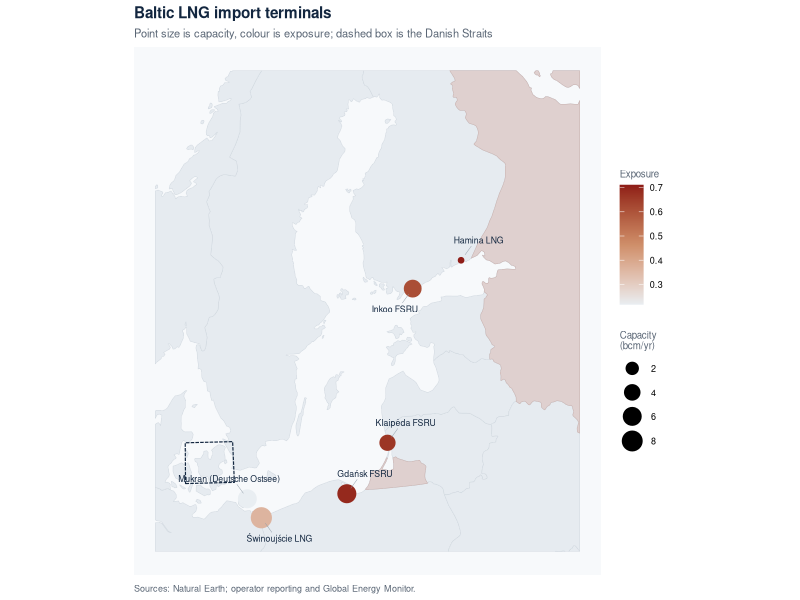

R code for this plot:
## ---- chunk 1
library(sf)
library(dplyr)
library(readr)
library(ggplot2)
library(rnaturalearth)
library(ggrepel)
library(knitr)

laea <- 3035
ink   <- "#12263f"
muted <- "#5a6675"
land  <- "#e6ebf0"
sea   <- "#f7f9fb"
exp_cols <- c("#e9eef2", "#cf8f6a", "#8f1d17")

theme_brief <- function() {
  theme_minimal(base_size = 9) +
    theme(plot.title    = element_text(face = "bold", colour = ink, size = 11),
          plot.subtitle = element_text(colour = muted, size = 8),
          plot.caption  = element_text(colour = muted, size = 6.5, hjust = 0),
          legend.title  = element_text(size = 7, colour = muted),
          legend.text   = element_text(size = 6.5))
}

world  <- ne_countries(scale = "medium", returnclass = "sf")
aoi    <- st_as_sfc(st_bbox(c(xmin = 9, ymin = 53, xmax = 30, ymax = 66),
                            crs = 4326)) |> st_transform(laea)
russia <- world |> filter(admin == "Russia") |> st_transform(laea) |> st_make_valid()
chokepoint <- st_as_sfc(st_bbox(c(xmin = 10.5, ymin = 55.0, xmax = 13.0, ymax = 56.2),
                                crs = 4326)) |> st_transform(laea)

terminals <- read_csv("data/processed/lng_terminals.csv", show_col_types = FALSE) |>
  st_as_sf(coords = c("lon", "lat"), crs = 4326) |>
  st_transform(laea) |>
  mutate(dist_russia_km = as.numeric(st_distance(geometry, st_union(russia))) / 1000,
         dist_chokepoint_km = as.numeric(st_distance(geometry, st_union(chokepoint))) / 1000)

norm <- function(x) (max(x, na.rm = TRUE) - x) /
                    (max(x, na.rm = TRUE) - min(x, na.rm = TRUE))
terminals <- terminals |>
  mutate(s_proximity  = norm(dist_russia_km),
         s_chokepoint = 1 - norm(dist_chokepoint_km),
         s_capacity   = capacity_bcm / max(capacity_bcm, na.rm = TRUE),
         exposure     = 0.4 * s_proximity + 0.3 * s_capacity + 0.3 * s_chokepoint) |>
  arrange(desc(exposure))

land_aoi <- world |> st_transform(laea) |> st_crop(aoi)

ru      <- read_csv("data/processed/russian_imports.csv", show_col_types = FALSE)
demand  <- read_csv("data/processed/gas_demand.csv", show_col_types = FALSE)
ru_21   <- sum(ru$russian_gas_bcm[ru$year == 2021])
ru_23   <- sum(ru$russian_gas_bcm[ru$year == 2023])
lng_cap <- sum(terminals$capacity_bcm[terminals$status == "operating"])
reg_cov <- round(100 * lng_cap / sum(demand$gas_demand_bcm))
## ---- chunk 2
ggplot() +
  geom_sf(data = land_aoi, fill = land, colour = "#d3dae1", linewidth = 0.18) +
  geom_sf(data = st_crop(russia, aoi), fill = "#dfd0cf", colour = "#c9b4b2",
          linewidth = 0.18) +
  geom_sf(data = st_sf(geometry = chokepoint), fill = NA, colour = ink,
          linewidth = 0.4, linetype = "31") +
  geom_sf(data = terminals, aes(size = capacity_bcm, colour = exposure)) +
  geom_text_repel(data = terminals, aes(label = name, geometry = geometry),
                  stat = "sf_coordinates", size = 2.2, colour = ink, seed = 4,
                  min.segment.length = 0, segment.colour = "#8e9aa6",
                  segment.size = 0.15, box.padding = 0.75, point.padding = 0.5,
                  force = 4, max.overlaps = Inf) +
  scale_size_continuous(range = c(1.6, 6.5), name = "Capacity\n(bcm/yr)") +
  scale_colour_gradientn(colours = exp_cols, name = "Exposure") +
  labs(title = "Baltic LNG import terminals",
       subtitle = "Point size is capacity, colour is exposure; dashed box is the Danish Straits",
       caption = "Sources: Natural Earth; operator reporting and Global Energy Monitor.") +
  theme_brief() +
  theme(axis.text = element_blank(), axis.title = element_blank(),
        panel.grid = element_blank(),
        panel.background = element_rect(fill = sea, colour = NA))
## ---- chunk 3
terminals |>
  st_drop_geometry() |>
  transmute(Terminal = name, Country = country, Status = status,
            `Capacity (bcm)` = capacity_bcm,
            `km to Russia` = round(dist_russia_km),
            Exposure = round(exposure, 2)) |>
  kable(booktabs = TRUE, caption = "Terminals ranked by exposure score.")
